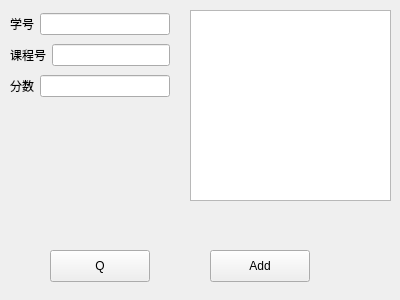
<?xml version="1.0" encoding="UTF-8"?>
<ui version="4.0">
 <class>Admin_Add</class>
 <widget class="QWidget" name="Admin_Add">
  <property name="geometry">
   <rect>
    <x>0</x>
    <y>0</y>
    <width>400</width>
    <height>300</height>
   </rect>
  </property>
  <property name="windowTitle">
   <string>Form</string>
  </property>
  <widget class="QPushButton" name="Admin_Add_Q_pushButton">
   <property name="geometry">
    <rect>
     <x>50</x>
     <y>250</y>
     <width>100</width>
     <height>32</height>
    </rect>
   </property>
   <property name="text">
    <string>Q</string>
   </property>
  </widget>
  <widget class="QPushButton" name="Admin_Add_pushButton">
   <property name="geometry">
    <rect>
     <x>210</x>
     <y>250</y>
     <width>100</width>
     <height>32</height>
    </rect>
   </property>
   <property name="text">
    <string>Add</string>
   </property>
  </widget>
  <widget class="QWidget" name="verticalLayoutWidget">
   <property name="geometry">
    <rect>
     <x>10</x>
     <y>10</y>
     <width>160</width>
     <height>91</height>
    </rect>
   </property>
   <layout class="QVBoxLayout" name="verticalLayout">
    <item>
     <layout class="QHBoxLayout" name="horizontalLayout">
      <item>
       <widget class="QLabel" name="label">
        <property name="text">
         <string>学号</string>
        </property>
       </widget>
      </item>
      <item>
       <widget class="QLineEdit" name="StuNum_lineEdit"/>
      </item>
     </layout>
    </item>
    <item>
     <layout class="QHBoxLayout" name="horizontalLayout_2">
      <item>
       <widget class="QLabel" name="CourseNo_label">
        <property name="text">
         <string>课程号</string>
        </property>
       </widget>
      </item>
      <item>
       <widget class="QLineEdit" name="SourceNo_lineEdit"/>
      </item>
     </layout>
    </item>
    <item>
     <layout class="QHBoxLayout" name="horizontalLayout_3">
      <item>
       <widget class="QLabel" name="label_2">
        <property name="text">
         <string>分数</string>
        </property>
       </widget>
      </item>
      <item>
       <widget class="QLineEdit" name="Score_lineEdit"/>
      </item>
     </layout>
    </item>
   </layout>
  </widget>
  <widget class="QTextBrowser" name="textBrowser">
   <property name="geometry">
    <rect>
     <x>190</x>
     <y>10</y>
     <width>201</width>
     <height>191</height>
    </rect>
   </property>
  </widget>
 </widget>
 <resources/>
 <connections/>
</ui>
